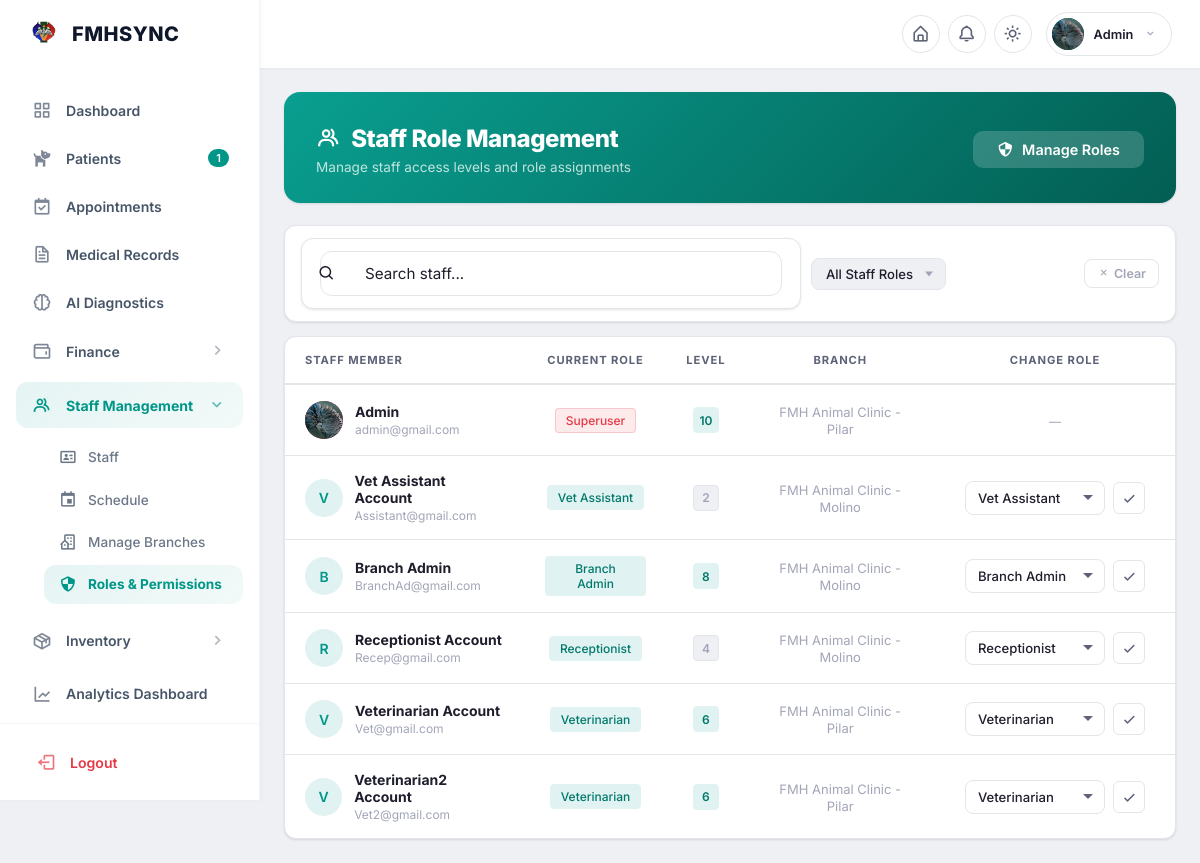
Before: /accounts/users/roles/ (signed in) with the older database file.
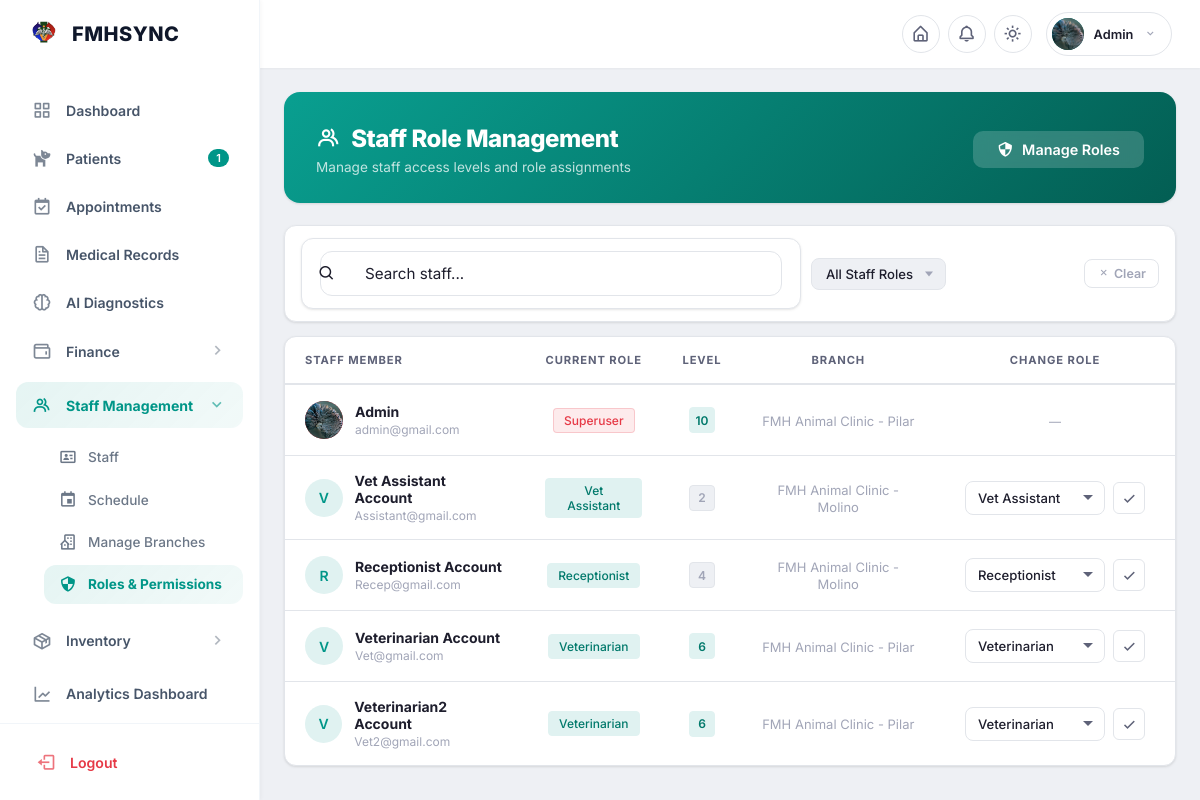
After: the same page with the newer database file.
### accounts/models.py (models this page shows, shortened)
class User(AbstractUser):
    assigned_role = models.ForeignKey(
        'accounts.Role',
        on_delete=models.SET_NULL,
        null=True,
        blank=True,
        related_name='users',
        help_text='Custom role with granular permissions'
    )
    branch = models.ForeignKey(
        'branches.Branch',
        on_delete=models.SET_NULL,
        null=True,
        blank=True,
        related_name='branch_users',
        help_text='The branch this user belongs to.',
    )
    profile_picture = models.ImageField(
        upload_to='profiles/',
        blank=True,
        null=True,
        help_text='Profile picture for the user'
    )
    phone_number = models.CharField(max_length=20, blank=True)
    address = models.TextField(
        blank=True, help_text='Full address of the pet owner')
    def is_pet_owner(self):
        if self.is_superuser:
            return False
        if self.assigned_role:
            return not self.assigned_role.is_staff_role
        return True  # Default to pet owner for safety if no role assigned
    def has_module_permission(self, module_code, permission_type=None):
        if self.is_superuser:
            return True
        if self.assigned_role:
            return self.assigned_role.has_module_permission(module_code, permission_type)
        return False
    def get_display_role(self):
        if self.is_superuser:
            return 'Super Administrator'
        if self.assigned_role:
            return self.assigned_role.name
        return 'Pet Owner'
    class Meta:
        ordering = ['username']

### branches/models.py (models this page shows, shortened)
class Branch(models.Model):
    name = models.CharField(max_length=150, unique=True, help_text="Branch name (e.g. Downtown Clinic)")
    branch_code = models.CharField(max_length=50, unique=True, blank=True, null=True)
    phone_number = models.CharField(max_length=20)
    email = models.EmailField(blank=True, null=True)
    address = models.CharField(max_length=255)
    city = models.CharField(max_length=100)
    state = models.CharField(max_length=100)
    zip_code = models.CharField(max_length=20)
    clinic_license_number = models.CharField(
        max_length=100, blank=True,
        help_text='Clinic/branch registration or license number'
    )
    operating_hours = models.TextField(blank=True, null=True, help_text="e.g. Mon-Fri: 8am-6pm, Sat: 9am-2pm")
    is_active = models.BooleanField(default=True)
    google_maps_embed_url = models.URLField(
        max_length=1000,
        blank=True,
        help_text='Google Maps embed URL for iframe display'
    )
    google_maps_link = models.URLField(
        max_length=500,
        blank=True,
        help_text='Direct link to Google Maps location'
    )
    facebook_url = models.URLField(max_length=500, blank=True, help_text='Facebook page URL')
    instagram_url = models.URLField(max_length=500, blank=True, help_text='Instagram profile URL')
    messenger_url = models.URLField(max_length=500, blank=True, help_text='Facebook Messenger URL')
    tiktok_url = models.URLField(max_length=500, blank=True, help_text='TikTok profile URL')
    display_order = models.PositiveIntegerField(
        default=0,
        help_text='Order for contact page display (lower = first)'
    )
    badge_label = models.CharField(
        max_length=50,
        blank=True,
        help_text="Display badge (e.g., 'Main Branch', 'New!')"
    )
    created_at = models.DateTimeField(auto_now_add=True)
    updated_at = models.DateTimeField(auto_now=True)
    class Meta:
        verbose_name_plural = 'Branches'
        ordering = ['name']

### accounts/rbac_models.py (models this page shows, shortened)
class Role(models.Model):
    SUPERADMIN = 'superadmin'
    BRANCH_ADMIN = 'branch_admin'
    VET = 'veterinarian'
    RECEPTIONIST = 'receptionist'
    VET_ASSISTANT = 'vet_assistant'
    USER = 'user'  # Pet owner / customer
    name = models.CharField(max_length=100, unique=True)
    code = models.SlugField(max_length=50, unique=True)
    description = models.TextField(blank=True)
    modules = models.ManyToManyField(
        Module,
        through=ModulePermission,
        related_name='roles'
    )
    hierarchy_level = models.PositiveIntegerField(
        default=0,
        help_text='Higher level = more authority (0=basic, 10=admin)'
    )
    is_staff_role = models.BooleanField(
        default=True,
        help_text='If True, users with this role access the admin portal'
    )
    is_system_role = models.BooleanField(
        default=False,
        help_text='System roles cannot be deleted'
    )
    restrict_to_branch = models.BooleanField(
        default=True,
        help_text='If True, users see only their branch data'
    )
    created_at = models.DateTimeField(auto_now_add=True)
    updated_at = models.DateTimeField(auto_now=True)
    class Meta:
        ordering = ['-hierarchy_level', 'name']
        verbose_name = 'Role'
        verbose_name_plural = 'Roles'

### accounts/rbac_views.py (the view, shortened to what this page needs)
# urls.py: path('users/roles/', rbac_views.user_role_list, name='user_role_list'),
@login_required
@admin_only
@module_permission_required('staff', 'EDIT')
def user_role_list(request):
    search_query = request.GET.get('q', '').strip()
    role_filter = request.GET.get('role', '')
    users = User.objects.select_related('assigned_role', 'branch').filter(
        models.Q(assigned_role__is_staff_role=True) | models.Q(is_superuser=True)
    ).distinct()
    if role_filter:
        try:
            users = users.filter(assigned_role_id=int(role_filter))
        except ValueError:
            pass
    users = users.order_by('username')
    roles = Role.objects.filter(is_staff_role=True).order_by('-hierarchy_level', 'name')
    context = {
        'users': users,
        'roles': roles,
        'active_tab': 'staff',
    }
    return render(request, 'accounts/roles/user_role_list.html', context)

### accounts/templatetags/permission_tags.py (called while the page is built)
@register.filter(name='has_module')
def has_module(user, module_code):
    if not user or not user.is_authenticated:
        return False
    return user.has_module_permission(module_code)

@register.filter(name='is_admin')
def is_admin(user):
    if not user or not user.is_authenticated:
        return False
    if user.is_superuser:
        return True
    if user.assigned_role and user.assigned_role.hierarchy_level >= 10:
        return True
    return False

@register.filter(name='is_branch_admin')
def is_branch_admin(user):
    if not user or not user.is_authenticated:
        return False
    if user.is_superuser:
        return True
    if user.assigned_role and user.assigned_role.hierarchy_level >= 8:
        return True
    return False

@register.filter(name='has_role_code')
def has_role_code(user, role_code):
    if not user or not user.is_authenticated:
        return False
    if user.assigned_role:
        return user.assigned_role.code == role_code
    return False

### templates/accounts/roles/user_role_list.html (shortened to what this page needs)
{% extends 'base/portal_admin.html' %}
{% load permission_tags %}
{% block content %}
<div class="page-hero">
  <div class="page-hero-inner">
    <div class="page-hero-text">
      <h1><i class='bx bx-group'></i> Staff Role Management</h1>
      <p>Manage staff access levels and role assignments</p>
    </div>
    <div class="page-hero-actions">
      <a href="{% url 'accounts:role_list' %}" class="page-hero-btn">
        <i class='bx bx-shield-quarter'></i> Manage Roles
      </a>
    </div>
  </div>
</div>
<div class="filter-bar">
  <form method="GET" style="display:contents;" id="userFilterForm">
    <div class="portal-search" style="margin-bottom:0; flex:1; min-width:200px;">
      <i class='bx bx-search'></i>
      <input type="text" name="q" placeholder="Search staff..." value="{{ request.GET.q }}" id="userSearch">
    </div>
    <div class="filter-actions">
      <a href="{% url 'accounts:user_role_list' %}" class="filter-btn clear">
        <i class='bx bx-x'></i> Clear
      </a>
    </div>
  </form>
</div>
{% if users %}
<div class="admin-table-card">
  <table class="admin-table">
    <thead>
      <tr>
        <th>Staff Member</th>
        <th style="text-align: center;">Current Role</th>
        <th style="text-align: center;">Level</th>
        <th style="text-align: center;">Branch</th>
        <th style="text-align: center; width: 240px;">Change Role</th>
      </tr>
    </thead>
    <tbody>
      {% for u in users %}
      <tr data-user-id="{{ u.pk }}">
        <td>
          <div style="display: flex; align-items: center; gap: 12px;">
            <div class="user-avatar {% if u.is_superuser %}superuser{% endif %}">
              {% if u.profile_picture %}
              <img src="{{ u.profile_picture.url }}" alt="">
              {% else %}
              {{ u.first_name|slice:":1"|upper|default:u.username|slice:":1"|upper }}
              {% endif %}
            </div>
            <div>
              <strong style="display: block;">{{ u.get_full_name|default:u.username }}</strong>
              <span style="font-size: 12px; color: var(--text-3);">{{ u.email }}</span>
            </div>
          </div>
        </td>
        <td style="text-align: center;">
          {% if u.is_superuser %}
          <span class="role-tag superuser">Superuser</span>
          {% elif u.assigned_role %}
          <span class="role-tag staff">{{ u.assigned_role.name }}</span>
          {% else %}
          <span class="role-tag">No Role</span>
          {% endif %}
        </td>
        <td style="text-align: center;">
          {% if u.is_superuser %}
          <span class="level-num highlight">10</span>
          {% elif u.assigned_role %}
          <span class="level-num {% if u.assigned_role.hierarchy_level >= 6 %}highlight{% endif %}">{{ u.assigned_role.hierarchy_level }}</span>
          {% else %}
          <span class="level-num">0</span>
          {% endif %}
        </td>
        <td style="text-align: center;">
          <span style="color: var(--text-3); font-size: 13px;">{{ u.branch.name|default:"—" }}</span>
        </td>
        <td style="text-align: center;">
          {% if not u.is_superuser %}
          <form class="role-assign-form" action="{% url 'accounts:assign_user_role' u.pk %}" method="POST"
                style="display: flex; gap: 8px; justify-content: center; align-items: center;">
            <select name="role_id" class="filter-select" style="min-width: 140px;" data-current="{{ u.assigned_role_id|default:'' }}">
              {% for role in roles %}
              <option value="{{ role.id }}" {% if u.assigned_role_id == role.id %}selected{% endif %}>
                {{ role.name }}
              </option>
              {% endfor %}
            </select>
            <button type="submit" class="save-btn" title="Save">
              <i class='bx bx-check'></i>
            </button>
          </form>
          {% else %}
          <span style="color: var(--text-3); font-size: 12px;">—</span>
          {% endif %}
        </td>
      </tr>
      {% endfor %}
    </tbody>
  </table>
</div>
{% endif %}
{% endblock %}

### templates/base/portal_admin.html (shortened to what the changed rows need)
{% load static %}
{% load permission_tags %}
<!doctype html>
<html lang="en">
  <head>
    <link
      href="https://unpkg.com/boxicons@2.1.4/css/boxicons.min.css"
      rel="stylesheet"
    />
    <link rel="stylesheet" href="{% static 'css/base/messages.css' %}" />
    <link rel="stylesheet" href="{% static 'css/base/searchable-dropdown.css' %}" />
    <link
      rel="stylesheet"
      href="{% static 'css/accounts/portal_shared.css' %}"
    />
    <link
      rel="stylesheet"
      href="{% static 'css/accounts/portal_admin.css' %}"
    />
    <link rel="stylesheet" href="{% static 'css/accounts/dashboard.css' %}" />
    <link rel="stylesheet" href="{% static 'css/components/tab_bar.css' %}" />
    <link rel="stylesheet" href="{% static 'css/components/filter_bar.css' %}" />
  </head>
  <body class="admin-portal">
    <div class="portal-wrapper" id="portalWrapper">
      <header class="topbar">
        <div class="topbar-right">
          <div class="topbar-profile-container">
            <div
              class="topbar-profile"
              id="profileDropdownBtn"
              title="{{ user.get_full_name|default:user.username }}"
            >
              <div class="topbar-avatar">
                {% if user.profile_picture %}
                <img
                  src="{{ user.profile_picture.url }}"
                  alt="Profile"
                  style="
                    width: 100%;
                    height: 100%;
                    object-fit: cover;
                    border-radius: 50%;
                  "
                />
                {% elif user.first_name %}{{ user.first_name|make_list|first|upper }}{% elif user.username %}{{ user.username|make_list|first|upper }}{% else %}
                <i class="bx bxs-user"></i>
                {% endif %}
              </div>
              <span class="topbar-name">
                {{ user.get_full_name|default:user.username }}
              </span>
              <i class="bx bx-chevron-down topbar-chevron"></i>
            </div>
          </div>
        </div>
      </header>
      <main class="portal-content">{% block content %}{% endblock %}</main>
    </div>
  </body>
</html>

Changed rows visible on the page:
no longer on this page (row edited): User: first_name "B", get_full_name "Branch Admin", email "BranchAd@gmail.com", assigned_role.name "Branch Admin", assigned_role.hierarchy_level "8", branch.name "FMH Animal Clinic - Molino", role_id "Branch Admin"
